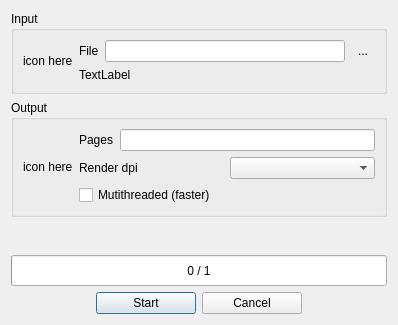
<?xml version="1.0" encoding="UTF-8"?>
<ui version="4.0">
 <class>PluginDialog</class>
 <widget class="QDialog" name="PluginDialog">
  <property name="geometry">
   <rect>
    <x>0</x>
    <y>0</y>
    <width>398</width>
    <height>325</height>
   </rect>
  </property>
  <property name="windowTitle">
   <string>Dialog</string>
  </property>
  <layout class="QVBoxLayout" name="verticalLayout_3">
   <item>
    <widget class="QGroupBox" name="groupBoxInput">
     <property name="title">
      <string>Input</string>
     </property>
     <layout class="QHBoxLayout" name="horizontalLayout_5">
      <item>
       <widget class="QLabel" name="labelIcon">
        <property name="text">
         <string>icon here</string>
        </property>
       </widget>
      </item>
      <item>
       <layout class="QVBoxLayout" name="verticalLayout">
        <item>
         <layout class="QHBoxLayout" name="horizontalLayout_2">
          <item>
           <widget class="QLabel" name="label">
            <property name="text">
             <string>File</string>
            </property>
           </widget>
          </item>
          <item>
           <widget class="QLineEdit" name="lineEdit">
            <property name="text">
             <string/>
            </property>
            <property name="readOnly">
             <bool>true</bool>
            </property>
           </widget>
          </item>
          <item>
           <widget class="QToolButton" name="buttonBrowse">
            <property name="text">
             <string>...</string>
            </property>
            <property name="autoRaise">
             <bool>true</bool>
            </property>
           </widget>
          </item>
         </layout>
        </item>
        <item>
         <widget class="QLabel" name="labelPagesCount">
          <property name="text">
           <string>TextLabel</string>
          </property>
         </widget>
        </item>
       </layout>
      </item>
     </layout>
    </widget>
   </item>
   <item>
    <widget class="QGroupBox" name="groupBoxOutput">
     <property name="title">
      <string>Output</string>
     </property>
     <layout class="QHBoxLayout" name="horizontalLayout_6">
      <item>
       <widget class="QLabel" name="labelIconOutput">
        <property name="text">
         <string>icon here</string>
        </property>
       </widget>
      </item>
      <item>
       <layout class="QVBoxLayout" name="verticalLayout_2">
        <item>
         <layout class="QHBoxLayout" name="horizontalLayout_3">
          <item>
           <widget class="QLabel" name="label_3">
            <property name="text">
             <string>Pages</string>
            </property>
           </widget>
          </item>
          <item>
           <widget class="QLineEdit" name="lineEditPages"/>
          </item>
         </layout>
        </item>
        <item>
         <layout class="QHBoxLayout" name="horizontalLayout_4">
          <item>
           <widget class="QLabel" name="label_2">
            <property name="text">
             <string>Render dpi</string>
            </property>
           </widget>
          </item>
          <item>
           <widget class="QComboBox" name="comboBoxDPI">
            <property name="editable">
             <bool>false</bool>
            </property>
           </widget>
          </item>
         </layout>
        </item>
        <item>
         <widget class="QCheckBox" name="checkBoxMultithread">
          <property name="text">
           <string>Mutithreaded (faster)</string>
          </property>
         </widget>
        </item>
       </layout>
      </item>
     </layout>
    </widget>
   </item>
   <item>
    <spacer name="verticalSpacer">
     <property name="orientation">
      <enum>Qt::Vertical</enum>
     </property>
     <property name="sizeHint" stdset="0">
      <size>
       <width>20</width>
       <height>0</height>
      </size>
     </property>
    </spacer>
   </item>
   <item>
    <widget class="QProgressBar" name="progressBar">
     <property name="sizePolicy">
      <sizepolicy hsizetype="Expanding" vsizetype="Expanding">
       <horstretch>0</horstretch>
       <verstretch>0</verstretch>
      </sizepolicy>
     </property>
     <property name="maximum">
      <number>1</number>
     </property>
     <property name="value">
      <number>0</number>
     </property>
     <property name="format">
      <string>%v / %m</string>
     </property>
    </widget>
   </item>
   <item>
    <layout class="QHBoxLayout" name="horizontalLayout">
     <item>
      <spacer name="horizontalSpacer">
       <property name="orientation">
        <enum>Qt::Horizontal</enum>
       </property>
       <property name="sizeHint" stdset="0">
        <size>
         <width>40</width>
         <height>20</height>
        </size>
       </property>
      </spacer>
     </item>
     <item>
      <widget class="QPushButton" name="buttonStart">
       <property name="minimumSize">
        <size>
         <width>100</width>
         <height>0</height>
        </size>
       </property>
       <property name="text">
        <string>Start</string>
       </property>
      </widget>
     </item>
     <item>
      <widget class="QPushButton" name="buttonCancel">
       <property name="minimumSize">
        <size>
         <width>100</width>
         <height>0</height>
        </size>
       </property>
       <property name="text">
        <string>Cancel</string>
       </property>
      </widget>
     </item>
     <item>
      <spacer name="horizontalSpacer_2">
       <property name="orientation">
        <enum>Qt::Horizontal</enum>
       </property>
       <property name="sizeHint" stdset="0">
        <size>
         <width>40</width>
         <height>20</height>
        </size>
       </property>
      </spacer>
     </item>
    </layout>
   </item>
  </layout>
 </widget>
 <resources/>
 <connections>
  <connection>
   <sender>buttonBrowse</sender>
   <signal>clicked()</signal>
   <receiver>PluginDialog</receiver>
   <slot>onBrowse()</slot>
   <hints>
    <hint type="sourcelabel">
     <x>695</x>
     <y>33</y>
    </hint>
    <hint type="destinationlabel">
     <x>568</x>
     <y>54</y>
    </hint>
   </hints>
  </connection>
  <connection>
   <sender>buttonStart</sender>
   <signal>clicked()</signal>
   <receiver>PluginDialog</receiver>
   <slot>onStart()</slot>
   <hints>
    <hint type="sourcelabel">
     <x>350</x>
     <y>234</y>
    </hint>
    <hint type="destinationlabel">
     <x>116</x>
     <y>163</y>
    </hint>
   </hints>
  </connection>
  <connection>
   <sender>buttonCancel</sender>
   <signal>clicked()</signal>
   <receiver>PluginDialog</receiver>
   <slot>onCancel()</slot>
   <hints>
    <hint type="sourcelabel">
     <x>456</x>
     <y>234</y>
    </hint>
    <hint type="destinationlabel">
     <x>448</x>
     <y>163</y>
    </hint>
   </hints>
  </connection>
  <connection>
   <sender>lineEditPages</sender>
   <signal>textChanged(QString)</signal>
   <receiver>PluginDialog</receiver>
   <slot>onPagesChanged(QString)</slot>
   <hints>
    <hint type="sourcelabel">
     <x>287</x>
     <y>56</y>
    </hint>
    <hint type="destinationlabel">
     <x>270</x>
     <y>108</y>
    </hint>
   </hints>
  </connection>
 </connections>
 <slots>
  <slot>onBrowse()</slot>
  <slot>onStart()</slot>
  <slot>onCancel()</slot>
  <slot>onPagesChanged(QString)</slot>
 </slots>
</ui>
